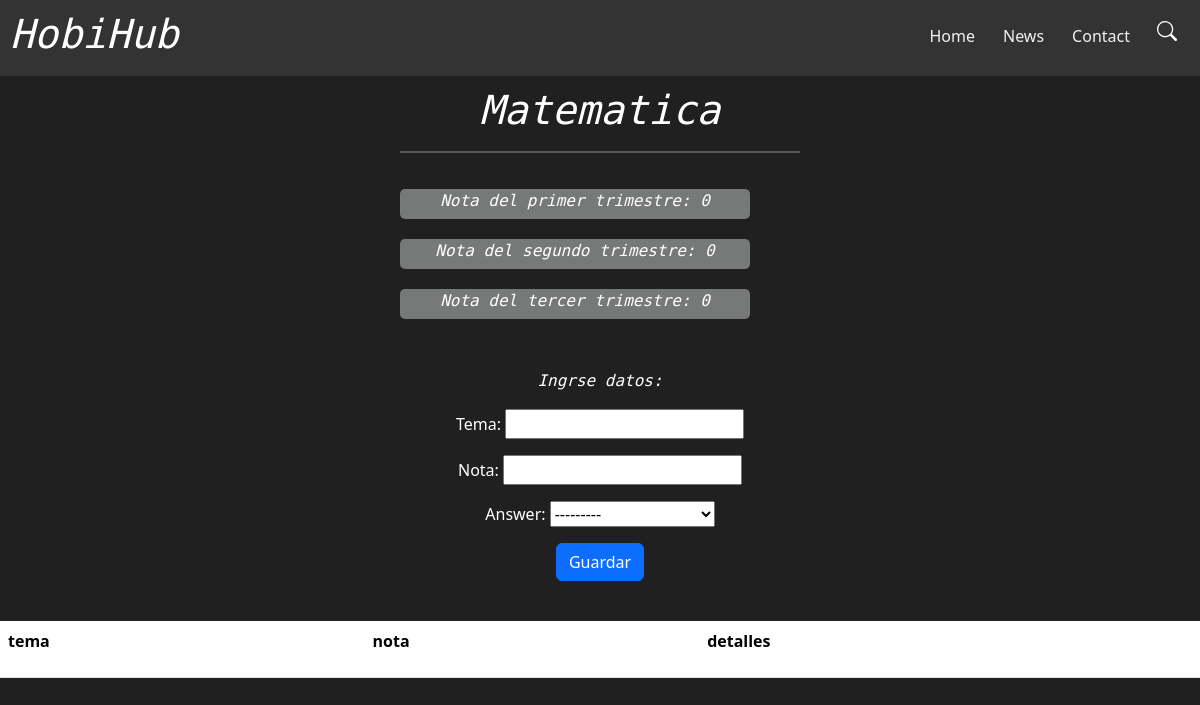
Before: /Iggy_App/matematica_form/ (signed in) with the older database file.
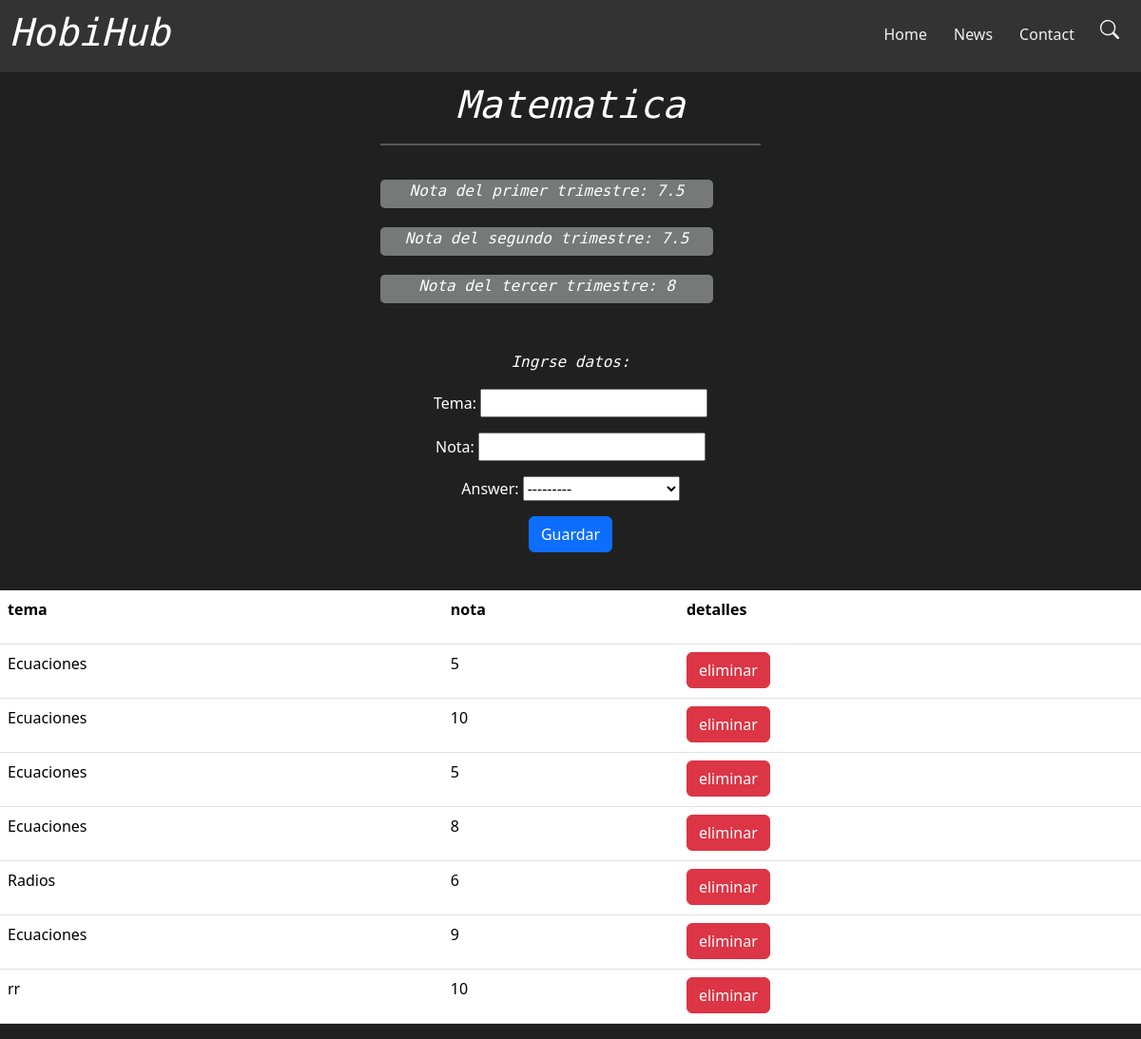
After: the same page with the newer database file.
### Iggy_App/models.py (models this page shows, shortened)
class Matematica(models.Model):
    QUESTION_CHOICES = [
        ('A', 'Primer Trimestre'),
        ('B', 'Segundo Trimestre'),
        ('C', 'Tercer Trimestre'),
    ]
    tema = models.CharField(max_length = 100)
    nota = models.IntegerField()
    answer = models.CharField(max_length=1, choices=QUESTION_CHOICES)

### Iggy_App/views.py (the view)
# urls.py: path('matematica_form/', matematica_form, name="matematica_form"),
@login_required(login_url="login_view")
def matematica_form(request):
    if request.method == "POST":
        matematica_form = Form_Matematica(request.POST)
        if matematica_form.is_valid():
            matematica_form.save()
            return redirect("inicio")
    else:
        score_M = calculate_score(get_average_score("A"))
        score_Mat_Seg = calculate_score(get_average_score("B"))
        score_Mat_Ter = calculate_score(get_average_score("C"))
        list_m = Matematica.objects.all()
        matematica_form = Form_Matematica()
        return render(request, "Iggy_App/Data/matematica.html", {"form": matematica_form, "list_m": list_m, "score_M":score_M, "score_Mat_Seg": score_Mat_Seg, "score_Mat_Ter": score_Mat_Ter})

### Iggy_App/forms.py
class Form_Matematica(forms.ModelForm):
    class Meta:
        model = Matematica
        fields = "__all__"

### Iggy_App/views.py (called while the page is built)
def calculate_score(average):
        if average is None:
            return 0
        elif 5.75 <= average < 6.25:
            return 6
        elif 6.25 <= average < 6.75:
            return 6.5
        elif 6.75 <= average < 7.25:
            return 7
        elif 7.25 <= average < 7.75:
            return 7.5
        elif 7.75 <= average < 8.25:
            return 8
        elif 8.25 <= average < 8.75:
            return 8.5
        elif 8.75 <= average < 9.25:
            return 9
        elif 9.25 <= average < 9.75:
            return 9.5
        elif average >= 9.75:
            return 10
        return 0

def get_average_score(answer):
        group = Matematica.objects.filter(answer=answer)
        avg_score = group.aggregate(Avg('nota'))['nota__avg']
        return avg_score

### Iggy_App/templates/Iggy_App/Data/matematica.html (shortened to what this page needs)
{% extends 'Iggy_App/Bases/First_Base.html' %}
{% load static %}
{%block content%}
<link rel="stylesheet" href="{% static 'Iggy_App\css\materias\materias.css' %}">
<body>
    <div id="navbar">
        <div class="logo">
            <h1 class="normal_text">HobiHub</h1>
        </div>
        <div>
            <a href="{% url 'inicio' %}">Home</a>
            <a href="#news">News</a>
            <a href="#contact">Contact</a>
            <button class="btn" type="button" data-bs-toggle="offcanvas" data-bs-target="#offcanvasExample"
                aria-controls="offcanvasExample">
                <svg xmlns="http://www.w3.org/2000/svg" width="20" height="20" fill="white" class="bi bi-search"
                    viewBox="0 0 16 16">
                    <path
                        d="M11.742 10.344a6.5 6.5 0 1 0-1.397 1.398h-.001q.044.06.098.115l3.85 3.85a1 1 0 0 0 1.415-1.414l-3.85-3.85a1 1 0 0 0-.115-.1zM12 6.5a5.5 5.5 0 1 1-11 0 5.5 5.5 0 0 1 11 0" />
                </svg>
            </button>
        </div>
    </div>
<div class="datashow">
    <div class="item-show">
        <div>
            <h1 class="normal_text"><center>Matematica</center></h1>
            <hr size="5" color="white" width="100%" align="center">
        </div>
        <div>
            <div class="muestra_nota">
                <center><p class="normal_text">Nota del primer trimestre: {{score_M}}</p></center>
            </div>
            <div class="muestra_nota">
                <center><p class="normal_text">Nota del segundo trimestre: {{score_Mat_Seg}}</p></center>
            </div>
            <div class="muestra_nota">
                <center><p class="normal_text">Nota del tercer trimestre: {{score_Mat_Ter}}</p></center>
            </div>
        </div>
    </div>
</div>
    <div class="data_enter">
        <center>
            <form action="" method="POST">
                <center>
                    <p class="normal_text">Ingrse datos:</p>
                </center>
                <center>{{form.as_p}}</center>
                <center><button type="submit" class="btn btn-primary"> Guardar</button></center>
            </form>
        </center>
    </div>
    <div>
        <table class="table">
                <tr>
                    <th class="th"><p class="normal_table">tema</p></th>
                    <th class="th"><p class="normal_table">nota</p></th>
                    <th class="th"><p class="normal_table">detalles</p></th>
                </tr>
            <tbody>
                {%for list_m in list_m%}
                <tr>
                    <td class="td"><p class="normal_table">{{list_m.tema}}</p></td>
                    <td class="td"><p class="normal_table">{{list_m.nota}}</p></td>
                    <td class="td"><a class="btn btn-danger" href="{% url 'matematica_form_delete' list_m.id%}">eliminar</a></td>
                    {% endfor %}
            </tbody>
        </table>
    </div>
</body>
{% endblock %}

### Iggy_App/templates/Iggy_App/Bases/First_Base.html (shortened to what this page needs)
{% load static %}
<!DOCTYPE html>
<html lang="en">
<head>
    <link href="{% static 'Iggy_App/css/base2.0.css' %}" rel="stylesheet" />
    <link href="https://cdn.jsdelivr.net/npm/bootstrap@5.3.3/dist/css/bootstrap.min.css" rel="stylesheet"
>
</head>
{% block content %}
{% endblock %}
</html>

### Iggy_App/static/Iggy_App/css/base2.0.css (style rules this page uses)
#navbar { padding: 10px; position: sticky; top: 0; overflow: hidden; background-color: #333; display: flex; justify-content: space-between; }
#navbar a { float: left; display: block; color: #f2f2f2; text-align: center; padding: 14px; text-decoration: none; }
.normal_text { color: rgb(255, 255, 255); font-family: "Source Code Pro", serif; font-optical-sizing: auto; font-weight: 400; font-style: normal; font-style: italic; }

### Iggy_App/static/Iggy_App/css/materias/materias.css (style rules this page uses)
body { margin: 0%; padding: 0%; background-color: rgb(32, 32, 32); }
.datashow { padding: 10px; background-color: rgb(32, 32, 32); display: flex; flex-direction: row; justify-content: space-around; }
.item-show { width: 400px; display: flex; flex-direction: column; }
.muestra_nota { margin-top: 20px; width: 350px; height: 30px; background-color: rgb(119, 121, 120); border: 1px; border-radius: 5px; }
.td { background-color: rgb(32, 32, 32); }
.th { background-color: rgb(32, 32, 32); }
.data_enter { margin-top: 40px; margin-bottom: 40px; }
label { color: white; }

Changed rows visible on the page:
added Matematica: tema "Ecuaciones", nota "5"
added Matematica: tema "Ecuaciones", nota "10"
added Matematica: tema "Ecuaciones", nota "5"
added Matematica: tema "Ecuaciones", nota "8"
added Matematica: tema "Radios", nota "6"
added Matematica: tema "Ecuaciones", nota "9"
added Matematica: tema "rr", nota "10"
Other visible differences:
{{ score_M }}: "0" → "7.5"
{{ score_Mat_Seg }}: "0" → "7.5"
{{ score_Mat_Ter }}: "0" → "8"
